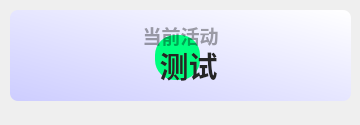
<?xml version="1.0" encoding="UTF-8"?>
<ui version="4.0">
 <class>Form</class>
 <widget class="QWidget" name="Form">
  <property name="geometry">
   <rect>
    <x>0</x>
    <y>0</y>
    <width>360</width>
    <height>125</height>
   </rect>
  </property>
  <property name="minimumSize">
   <size>
    <width>0</width>
    <height>100</height>
   </size>
  </property>
  <property name="maximumSize">
   <size>
    <width>16777215</width>
    <height>65536</height>
   </size>
  </property>
  <property name="windowTitle">
   <string>当前活动</string>
  </property>
  <widget class="QPushButton" name="subject">
   <property name="geometry">
    <rect>
     <x>10</x>
     <y>40</y>
     <width>341</width>
     <height>51</height>
    </rect>
   </property>
   <property name="font">
    <font>
     <family>Microsoft YaHei UI</family>
     <pointsize>22</pointsize>
     <bold>true</bold>
    </font>
   </property>
   <property name="styleSheet">
    <string notr="true">border: none;
color: rgba(37, 37, 37, 255);
font-weight: bold;</string>
   </property>
   <property name="text">
    <string>  测试</string>
   </property>
   <property name="icon">
    <iconset>
     <normaloff>../../../../img/it.svg</normaloff>../../../../img/it.svg</iconset>
   </property>
   <property name="iconSize">
    <size>
     <width>36</width>
     <height>26</height>
    </size>
   </property>
  </widget>
  <widget class="QLabel" name="blurEffect">
   <property name="geometry">
    <rect>
     <x>155</x>
     <y>35</y>
     <width>45</width>
     <height>45</height>
    </rect>
   </property>
   <property name="styleSheet">
    <string notr="true">background-color: rgb(0, 255, 127);
border-radius:20px</string>
   </property>
   <property name="text">
    <string/>
   </property>
  </widget>
  <widget class="QLabel" name="sub_title">
   <property name="geometry">
    <rect>
     <x>30</x>
     <y>0</y>
     <width>301</width>
     <height>71</height>
    </rect>
   </property>
   <property name="font">
    <font>
     <family>Microsoft YaHei UI</family>
     <pointsize>14</pointsize>
     <bold>true</bold>
    </font>
   </property>
   <property name="styleSheet">
    <string notr="true">color: rgba(0, 0, 0, 90);
font-weight: bold;</string>
   </property>
   <property name="text">
    <string>当前活动</string>
   </property>
   <property name="textFormat">
    <enum>Qt::TextFormat::PlainText</enum>
   </property>
   <property name="alignment">
    <set>Qt::AlignmentFlag::AlignCenter</set>
   </property>
  </widget>
  <widget class="QLabel" name="backgnd">
   <property name="geometry">
    <rect>
     <x>10</x>
     <y>10</y>
     <width>341</width>
     <height>91</height>
    </rect>
   </property>
   <property name="styleSheet">
    <string notr="true">background-color: qlineargradient(spread:pad, x1:0, y1:1, x2:1, y2:0, stop:0 rgba(205, 205, 255, 255), stop:1 rgba(255, 255, 255, 255));
border-radius: 8px</string>
   </property>
   <property name="text">
    <string/>
   </property>
  </widget>
  <widget class="QLabel" name="img">
   <property name="geometry">
    <rect>
     <x>190</x>
     <y>10</y>
     <width>151</width>
     <height>91</height>
    </rect>
   </property>
   <property name="styleSheet">
    <string notr="true"/>
   </property>
   <property name="pixmap">
    <pixmap>img/4.png</pixmap>
   </property>
   <property name="scaledContents">
    <bool>true</bool>
   </property>
  </widget>
  <zorder>backgnd</zorder>
  <zorder>img</zorder>
  <zorder>blurEffect</zorder>
  <zorder>sub_title</zorder>
  <zorder>subject</zorder>
 </widget>
 <resources/>
 <connections/>
</ui>
